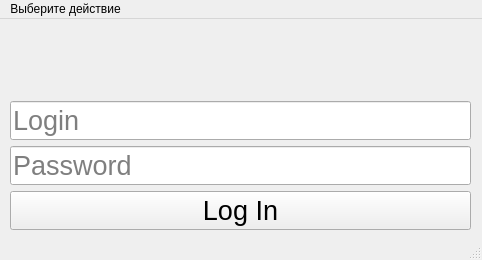
<?xml version="1.0" encoding="UTF-8"?>
<ui version="4.0">
 <class>MainWindow</class>
 <widget class="QMainWindow" name="MainWindow">
  <property name="geometry">
   <rect>
    <x>0</x>
    <y>0</y>
    <width>482</width>
    <height>260</height>
   </rect>
  </property>
  <property name="windowTitle">
   <string>Authorisation</string>
  </property>
  <property name="windowIcon">
   <iconset>
    <normaloff>safe.png</normaloff>safe.png</iconset>
  </property>
  <property name="toolButtonStyle">
   <enum>Qt::ToolButtonIconOnly</enum>
  </property>
  <widget class="QWidget" name="centralwidget">
   <widget class="QWidget" name="verticalLayoutWidget">
    <property name="geometry">
     <rect>
      <x>10</x>
      <y>0</y>
      <width>461</width>
      <height>211</height>
     </rect>
    </property>
    <layout class="QVBoxLayout" name="verticalLayout">
     <item>
      <widget class="QLabel" name="ErrorText">
       <property name="font">
        <font>
         <pointsize>16</pointsize>
        </font>
       </property>
       <property name="text">
        <string/>
       </property>
      </widget>
     </item>
     <item>
      <widget class="QLineEdit" name="LoginFld">
       <property name="font">
        <font>
         <pointsize>20</pointsize>
        </font>
       </property>
       <property name="text">
        <string/>
       </property>
       <property name="placeholderText">
        <string>Login</string>
       </property>
      </widget>
     </item>
     <item>
      <widget class="QLineEdit" name="passwFld">
       <property name="font">
        <font>
         <pointsize>20</pointsize>
        </font>
       </property>
       <property name="placeholderText">
        <string>Password</string>
       </property>
      </widget>
     </item>
     <item>
      <widget class="QPushButton" name="LogInBtn">
       <property name="font">
        <font>
         <pointsize>20</pointsize>
        </font>
       </property>
       <property name="text">
        <string>Log In</string>
       </property>
      </widget>
     </item>
    </layout>
   </widget>
  </widget>
  <widget class="QMenuBar" name="menubar">
   <property name="geometry">
    <rect>
     <x>0</x>
     <y>0</y>
     <width>482</width>
     <height>21</height>
    </rect>
   </property>
   <widget class="QMenu" name="menu">
    <property name="title">
     <string>Выберите действие</string>
    </property>
    <addaction name="NewAccount"/>
   </widget>
   <addaction name="menu"/>
  </widget>
  <widget class="QStatusBar" name="statusbar"/>
  <action name="Authorisation">
   <property name="text">
    <string>Авторизация</string>
   </property>
  </action>
  <action name="NewAccount">
   <property name="text">
    <string>Новый Аккаунт</string>
   </property>
  </action>
 </widget>
 <resources/>
 <connections/>
</ui>
